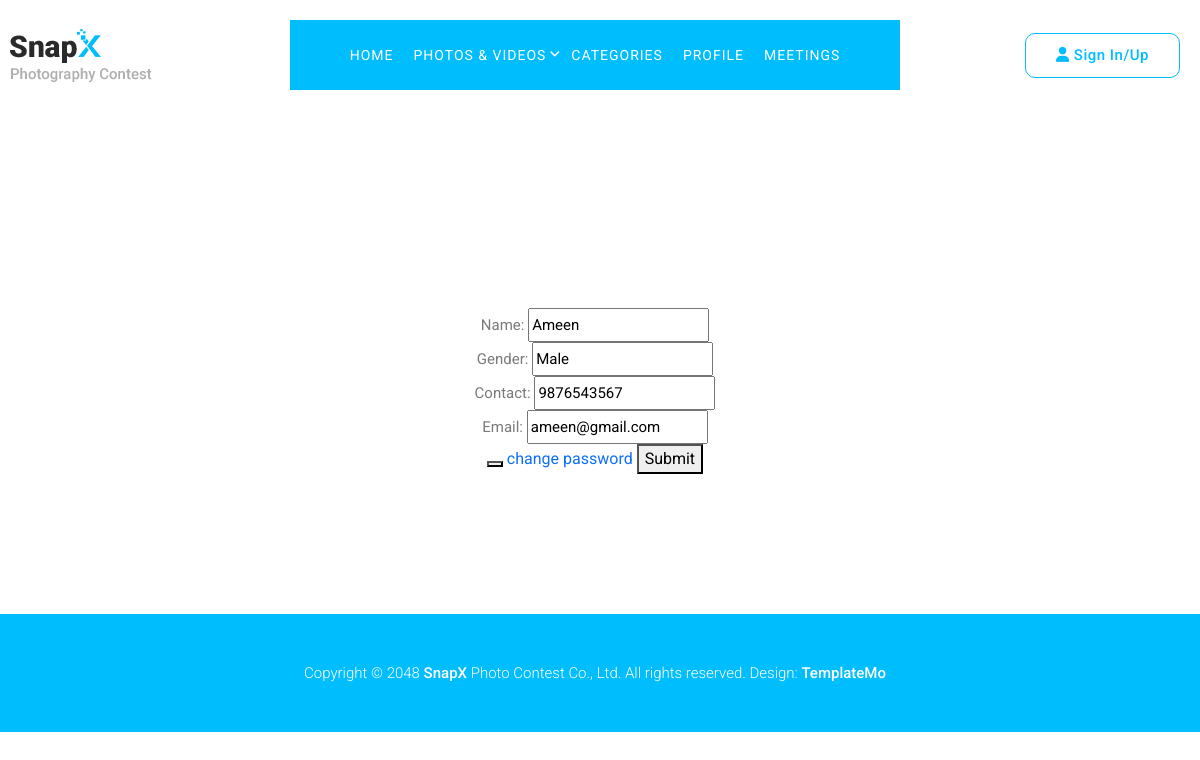
The page /edit_profile/ (signed in) on the database as committed earlier.
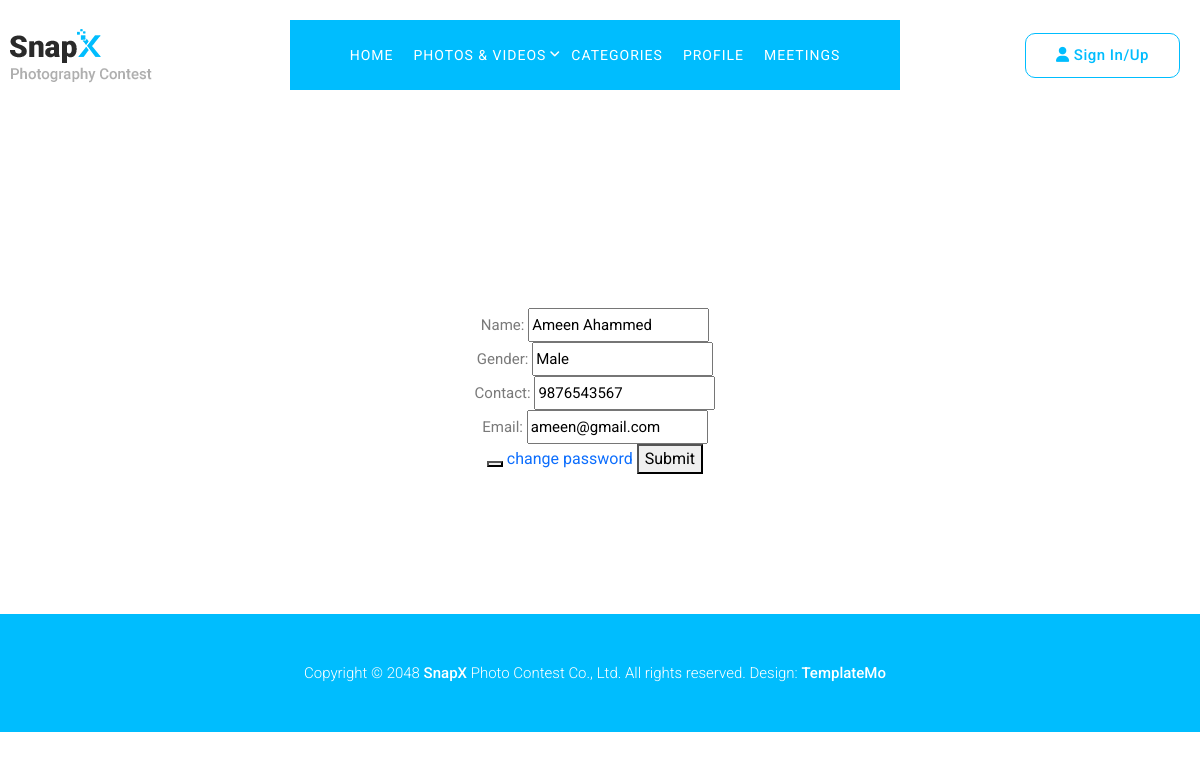
The same page on the database as committed later.
### signapp/models.py (models this page shows)
class user_reg(models.Model):
  Name=models.CharField(max_length=100)
  Gender=models.CharField(max_length=50)
  Contact=models.CharField(max_length=15)
  userid=models.ForeignKey(user_log,on_delete=models.CASCADE)

class user_log(models.Model):
  Email=models.EmailField(unique=True)
  Password=models.CharField(max_length=100)
  usertype=models.IntegerField(default=0)

### signapp/views.py (the view)
# urls.py: path('edit_profile/',views.EditUser,name="EditUser"),
def EditUser(request):
    id=request.session['user_id']
    user=get_object_or_404(user_log, id=id)
    register= get_object_or_404(user_reg, userid=user)
    if request.method=="POST":
         form=userreg(request.POST,instance=register)
         login=user_edit(request.POST,instance=user)
         if form.is_valid() and login.is_valid():
            form.save()
            login.save()
            messages.success(request,"profile updated successfull")
            return redirect('user_in')
    else:
         form=userreg(instance=register)
         login=user_edit(instance=user)
    return render(request,'edit_profile.html',{'form':form,'login':login})

### signapp/forms.py
class userreg(forms.ModelForm):
  class Meta:
    model=user_reg
    fields = ['Name','Gender','Contact']

class user_edit(forms.ModelForm):
  class Meta:
    model=user_log
    fields = ['Email']

### signapp/templates/edit_profile.html (shortened to what this page needs)
{% extends 'user_in.html' %}
{% block content %}
<!DOCTYPE html>
<html lang="en">
<head>
</head>
<body>
  <div class="container">
    <form method="post">
      {{ form.as_p }}
      {{ login.as_p }}
      <button></button>
      <a href="{% url 'change_userpass' %}">change password</a>
      <button type="submit">Submit</button>
    </form>
  </div>
</body>
</html>
{% endblock %}

### signapp/templates/user_in.html (shortened to what this page needs)
{% load static %}
<!DOCTYPE html>
<html lang="en">
  <head>
    <link href="{% static 'user/vendor/bootstrap/css/bootstrap.min.css' %}" rel="stylesheet">
    <link rel="stylesheet" href="{% static 'user/assets/css/fontawesome.css' %}">
    <link rel="stylesheet" href="{% static 'user/assets/css/templatemo-snapx-photography.css' %}">
    <link rel="stylesheet" href="{% static 'user/assets/css/owl.css' %}">
    <link rel="stylesheet" href="{% static 'user/assets/css/animate.css' %}">
    <link rel="stylesheet"href="https://unpkg.com/swiper@7/swiper-bundle.min.css"/>
  </head>
<body>
  <header class="header-area header-sticky">
    <div class="container">
        <div class="row">
            <div class="col-12">
                <nav class="main-nav">
                    <a href="{% static 'user/index.html' %}" class="logo">
                        <img src="{% static 'user/assets/images/logo.png' %}" alt="SnapX Photography Template">
                    </a>
                    <ul class="nav">
                        <li><a href="{% url 'index' %}" class="active">Home</a></li>
                        <li class="has-sub">
                            <a href="{% static 'user/javascript:void(0)' %}">Photos &amp; Videos</a>
                        </li>
                        <li><a href="{% static 'user/categories.html' %}">Categories</a></li>
                        <li><a href="{% url 'EditUser' %}">Profile</a></li>
                        <li><a href="{% url 'meetings' %}">Meetings</a></li>
                    </ul>
                    <div class="border-button">
                      <a id="modal_trigger" href="#modal" class="sign-in-up"><i class="fa fa-user"></i> Sign In/Up</a>
                    </div>
                </nav>
            </div>
        </div>
    </div>
  </header>
  <br>
  <br>
  <br>
  <br>
  <br>
  <br>
  <br>
  <br>
  <br>
  <br>
  <br>
  <br>
  {% block content %}
  {% endblock %}
  <footer>
    <div class="container">
      <div class="row">
        <div class="col-lg-12">
          <p>Copyright © 2048 <a href="#">SnapX</a> Photo Contest Co., Ltd. All rights reserved.
          Design: <a title="CSS Templates" rel="sponsored" href="https://templatemo.com/page/1" target="_blank">TemplateMo</a></p>
        </div>
      </div>
    </div>
  </footer>
  </body>
</html>

### signapp/static/user/assets/css/templatemo-snapx-photography.css (style rules this page uses)
html, body, div, span, applet, object, iframe, h1, h2, h3, h4, h5, h6, p, blockquote, div pre, a, abbr, acronym, address, big, cite, code, del, dfn, em, font, img, ins, kbd, q, s, samp, small, strike, strong, sub, sup, tt, var, b, u, i, center, dl, dt, dd, ol, ul, li, figure, header, nav, section, article, aside, footer, figcaption { margin: 0; padding: 0; border: 0; outline: 0; }
ul, li { padding: 0; margin: 0; list-style: none; }
header, nav, section, article, aside, footer, hgroup { display: block; }
* { box-sizing: border-box; }
html, body { font-family: 'Roboto', sans-serif; font-weight: 400; background-color: #fff; font-size: 16px; -ms-text-size-adjust: 100%; -webkit-font-smoothing: antialiased; -moz-osx-font-smoothing: grayscale; }
a { text-decoration: none !important; }
ul { margin-bottom: 0px; }
p { font-size: 15px; line-height: 28px; color: #7a7a7a; }
img { width: 100%; overflow: hidden; }
html, body { background: #fff; font-family: 'Roboto', sans-serif; }
.border-button a { font-size: 15px; color: #00bdfe; background-color: transparent; border: 1px solid #00bdfe; padding: 10px 30px; display: inline-block; border-radius: 10px; font-weight: 500; text-transform: capitalize; letter-spacing: 0.5px; transition: all .3s; }
.header-area { background-color: #fff; position: absolute; height: 70px; top: 0; left: 0; right: 0; z-index: 100; -webkit-transition: all .5s ease 0s; -moz-transition: all .5s ease 0s; -o-transition: all .5s ease 0s; transition: all .5s ease 0s; }
.header-area .main-nav { min-height: 80px; background: transparent; display: flex }
.header-area .main-nav .logo { margin-top: 9px; flex-basis: 20%; -webkit-transition: all 0.3s ease 0s; -moz-transition: all 0.3s ease 0s; -o-transition: all 0.3s ease 0s; transition: all 0.3s ease 0s; }
.header-area .main-nav .logo img { max-width: 142px; }
.header-area .main-nav .nav { flex-basis: 60%; height: 70px; margin-top: 0px; margin-right: 0px; -webkit-transition: all 0.3s ease 0s; -moz-transition: all 0.3s ease 0s; -o-transition: all 0.3s ease 0s; transition: all 0.3s ease 0s; position: relative; z-index: 999; }
.nav { justify-content: center; }
.header-area .main-nav .nav li:first-child { padding-left: 60px; }
.header-area .main-nav .nav li:last-child { padding-right: 60px; }
.header-area .main-nav .nav li { padding-left: 30px; padding-right: 30px; background-color: #00bdfe; }
.header-area .main-nav .nav li a { display: block; font-weight: 400; font-size: 14px; text-transform: uppercase; color: #fff; -webkit-transition: all 0.3s ease 0s; -moz-transition: all 0.3s ease 0s; -o-transition: all 0.3s ease 0s; transition: all 0.3s ease 0s; height: 70px; line-height: 70px; border: transparent; letter-spacing: 1px; }
.header-area .main-nav .border-button { flex-basis: 20%; margin-top: 13px; text-align: right; }
.header-area .main-nav .nav li:hover a, .header-area .main-nav .nav li a.active { color: #fff; }
.header-area .main-nav .nav li.has-sub { position: relative; padding-right: 15px; }
.header-area .main-nav .nav li.has-sub:after { font-family: FontAwesome; content: "\f107"; font-size: 12px; color: #fff; position: absolute; right: 2px; top: 25px; }
.header-area.header-sticky { min-height: 70px; }
.header-area.header-sticky .nav li a.active { color: #fff; }
@media (max-width: 1200px) { .header-area .main-nav .nav li { padding-left: 10px; padding-right: 10px; } }
@media (max-width: 1200px) { .header-area .main-nav:before { display: none; } }
footer { background-color: #00bdfe; text-align: center; padding: 25px 0px; margin-top: 120px; }
footer p { color: #fff; font-weight: 300; }
footer p a { color: #fff; font-weight: 500; }
body { overflow-x: hidden; }

### signapp/templates/edit_profile.html (style rules this page uses)
.container { padding: 20px; padding-left: 10px; max-width: 100%; }
.container form { justify-items: center; }

Rows that differ between the two databases and show on the page:
changed user_reg "Male": Name "Ameen" → "Ameen Ahammed"
